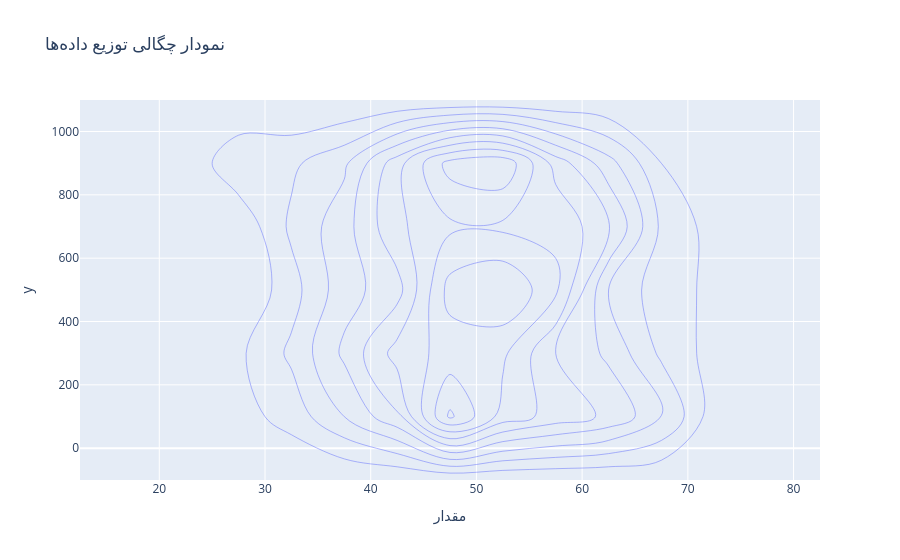

Here is the notebook cell this chart was saved with:
### Code cell
fig = px.density_contour(x=data, title='نمودار چگالی توزیع دادهها', labels={'x': 'مقدار'}) # رسم نمودار چگالی
fig.show()

### Figure 1 — Plotly figure (JSON) as saved in the notebook; plotly's stock layout.template omitted (floating-point values rounded to 4 significant figures; data arrays with more than 128 entries replaced by an {"elided": "..."} marker saying what was removed)
{"data": [{"contours": {"coloring": "none"}, "hovertemplate": "مقدار=%{x}<br>y=%{y}<br>count=%{z}<extra></extra>", "legendgroup": "", "line": {"color": "#636efa"}, "name": "", "showlegend": false, "type": "histogram2dcontour", "x": {"elided": "1000 float values"}, "xaxis": "x", "xbingroup": "x", "y": {"elided": "1000 int values"}, "yaxis": "y", "ybingroup": "y"}], "layout": {"legend": {"tracegroupgap": 0}, "title": {"text": "نمودار چگالی توزیع دادهها"}, "xaxis": {"anchor": "y", "domain": [0, 1], "title": {"text": "مقدار"}}, "yaxis": {"anchor": "x", "domain": [0, 1], "title": {"text": "y"}}}}
